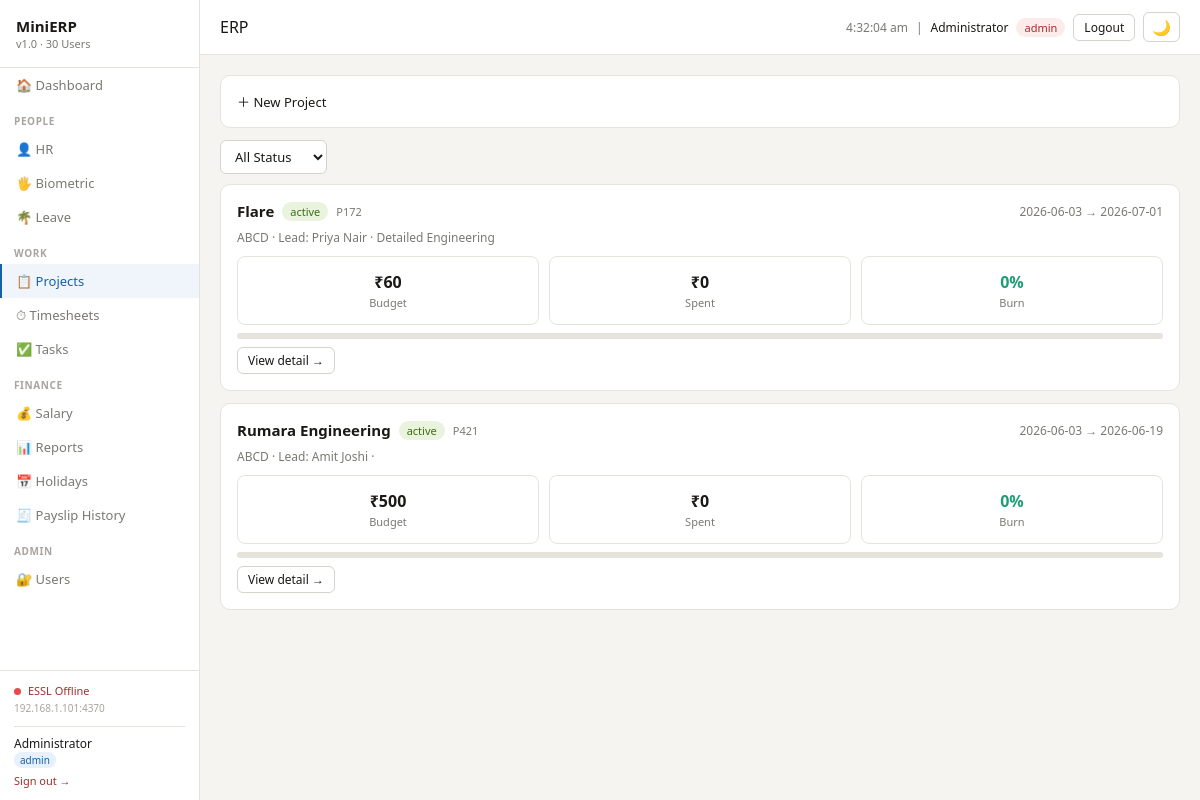
Page /projects/ (signed in) on the committed database.
### tables this page shows
CREATE TABLE users (
        id          INTEGER PRIMARY KEY AUTOINCREMENT,
        username    TEXT UNIQUE NOT NULL,
        password    TEXT NOT NULL,
        full_name   TEXT NOT NULL,
        role        TEXT NOT NULL DEFAULT 'user',
        active      INTEGER DEFAULT 1,
        employee_id INTEGER UNIQUE REFERENCES employees(id)
    , must_change_password INTEGER DEFAULT 0, temp_password TEXT);

CREATE TABLE projects (
        id       TEXT PRIMARY KEY,
        name     TEXT NOT NULL,
        client   TEXT NOT NULL,
        type     TEXT,
        status   TEXT DEFAULT 'active',
        start_date TEXT,
        end_date   TEXT,
        budget   REAL,
        spent    REAL DEFAULT 0,
        lead     TEXT,
        billing_type TEXT DEFAULT 'Fixed price'
    );

### modules/projects.py (the view)
@login_required
@projects_bp.route("/")
def index():
    conn   = get_conn()
    status = request.args.get("status", "")
    sql    = "SELECT * FROM projects"
    params = []
    if status:
        sql += " WHERE status=?"; params.append(status)
    projects  = conn.execute(sql, params).fetchall()
    employees = _all_employees(conn)   # needed for Add Project lead/members dropdowns
    conn.close()
    return render_template("projects.html", projects=projects,
                           employees=employees, status=status)

### modules/auth.py (called while the page is built, shortened)
def load_user(user_id):
    conn = get_conn()
    row = conn.execute(
        "SELECT * FROM users WHERE id=?",
        (user_id,),
    ).fetchone()
    conn.close()
    return User(row) if row and row["active"] else None

@auth_bp.before_app_request
def force_password_change():
    if not current_user.is_authenticated:
        return
    allowed_endpoints = {
        "auth.change_password",
        "auth.logout",
        "static",
    }
    if current_user.must_change_password and request.endpoint not in allowed_endpoints:
        return redirect(url_for("auth.change_password"))

    @property
    def is_admin(self):
        return self.role == "admin"

    @property
    def is_hr(self):
        return self.role in ("admin", "hr")

    def can(self, module):
        if self.role == "admin":
            return True

### modules/db.py (called while the page is built)
def get_conn():
    conn = sqlite3.connect(DB_PATH)
    conn.row_factory = sqlite3.Row
    conn.execute("PRAGMA foreign_keys = ON")
    return conn

### modules/projects.py (called while the page is built)
def _all_employees(conn):
    return conn.execute("SELECT id, name FROM employees WHERE status='active' ORDER BY name").fetchall()

### templates/projects.html (shortened to what this page needs)
{% extends "base.html" %}
{% set active = "projects" %}
{% block content %}
<details class="card" {{ 'open' if show_form }}>
  <summary style="cursor:pointer;font-weight:500;font-size:13px;list-style:none">
    ＋ New Project
  </summary>
</details>
<div class="flex" style="margin-bottom:10px">
  <form method="GET" action="/projects" style="display:flex;gap:6px">
    <select name="status" onchange="this.form.submit()">
      <option value="" {{ 'selected' if not status }}>All Status</option>
    </select>
  </form>
</div>
{% for p in projects %}
<div class="card">
  <div class="flex" style="margin-bottom:8px">
    <a href="/projects/detail/{{ p.id }}" style="font-weight:600;font-size:15px">{{ p.name }}</a>
    <span class="badge {{ 'badge-green' if p.status=='active' else 'badge-amber' if p.status=='on-hold' else 'badge-blue' if p.status=='completed' else 'badge-gray' }}">{{ p.status }}</span>
    <span style="font-size:11px;color:#7A7974">{{ p.id }}</span>
    <span class="ml-auto" style="font-size:12px;color:#7A7974">{{ p.start_date }} → {{ p.end_date }}</span>
  </div>
  <div style="font-size:12px;color:#7A7974;margin-bottom:10px">{{ p.client }} · Lead: {{ p.lead }} · {{ p.type or '' }}</div>
  <div class="metric-grid cols-3" style="margin-bottom:8px">
    <div class="metric"><div class="metric-val" style="font-size:16px">₹{{ "{:,.0f}".format(p.budget) }}</div><div class="metric-lbl">Budget</div></div>
    <div class="metric"><div class="metric-val" style="font-size:16px">₹{{ "{:,.0f}".format(p.spent) }}</div><div class="metric-lbl">Spent</div></div>
    <div class="metric"><div class="metric-val" style="font-size:16px;color:{{ '#A32D2D' if p.budget and (p.spent/p.budget)>0.8 else '#1D9E75' }}">{{ "{:.0f}".format(p.spent/p.budget*100) if p.budget else 0 }}%</div><div class="metric-lbl">Burn</div></div>
  </div>
  {% if p.budget %}
  <div class="progress-bar"><div class="progress-fill" style="width:{{ [p.spent/p.budget*100,100]|min }}%;background:{{ '#E24B4A' if (p.spent/p.budget)>0.8 else '#185FA5' }}"></div></div>
  {% endif %}
  <div class="flex" style="margin-top:8px">
    <a href="/projects/detail/{{ p.id }}" class="btn btn-sm">View detail →</a>
  </div>
</div>
{% else %}
<div class="card" style="text-align:center;color:#7A7974;padding:30px">No projects yet. Add one above.</div>
{% endfor %}
{% endblock %}

### templates/base.html (shortened to what this page needs)
<!DOCTYPE html>
<html lang="en">
<head>
</head>
<body>
<div class="sidebar">
  <div class="logo">MiniERP <span>v1.0 · 30 Users</span></div>
  <nav class="nav">
    <a href="/dashboard" class="{{ 'active' if active=='dashboard' }}">🏠 Dashboard</a>
    <div class="nav-section">People</div>
    <a href="/hr"        class="{{ 'active' if active=='hr' }}">👤 HR</a>
    <a href="/biometric" class="{{ 'active' if active=='biometric' }}">🖐 Biometric</a>
    {% if current_user.can('leave') %}
    <a href="/leave"     class="{{ 'active' if active=='leave' }}">🌴 Leave</a>
    {% endif %}
    <div class="nav-section">Work</div>
    {% if current_user.can('projects') %}
    <a href="/projects"  class="{{ 'active' if active=='projects' }}">📋 Projects</a>
    {% endif %}
    {% if current_user.can('timesheet') %}
    <a href="/timesheet" class="{{ 'active' if active=='timesheet' }}">⏱ Timesheets</a>
    {% endif %}
    {% if current_user.can('tasks') or current_user.is_hr %}
    <a href="/tasks" class="{{ 'active' if active=='tasks' }}">✅ Tasks</a>
    {% endif %}
    <div class="nav-section">Finance</div>
    <a href="/salary"    class="{{ 'active' if active=='salary' }}">💰 Salary</a>
    <a href="/reports"   class="{{ 'active' if active=='reports' }}">📊 Reports</a>
    {% if current_user.is_hr %}
    <a href="/holidays"  class="{{ 'active' if active=='holidays' }}">📅 Holidays</a>
    <a href="/salary/history" class="{{ 'active' if active=='payslip_history' }}">🧾 Payslip History</a>
    {% endif %}
    {% if current_user.is_authenticated and current_user.is_admin %}
    <div class="nav-section">Admin</div>
    <a href="/users"     class="{{ 'active' if active=='users' }}">🔐 Users</a>
    {% endif %}
  </nav>
  <div class="sidebar-footer">
    <div id="essl-status" style="line-height:1.5">
      <span id="essl-dot" class="sync-dot" style="background:#A8A5A0"></span>
      <span id="essl-label" style="font-size:11px;color:var(--text2)">Checking…</span><br>
      <span id="essl-addr" style="font-size:10px;color:var(--text3)"></span>
    </div>
    {% if current_user.is_authenticated %}
    <div style="margin-top:10px;padding-top:8px;border-top:1px solid var(--border)">
      <div style="font-size:12px;color:var(--text);font-weight:500">{{ current_user.full_name }}</div>
      <div style="font-size:11px;color:var(--text2);margin-bottom:6px">
        <span style="background:#E6F1FB;color:#185FA5;padding:1px 6px;border-radius:10px;font-size:10px">{{ current_user.role }}</span>
      </div>
      <a href="/logout" style="font-size:11px;color:#A32D2D">Sign out →</a>
    </div>
    {% endif %}
  </div>
</div>
<div class="main">
  <div class="topbar">
    <h1>{{ title | default("ERP") }}</h1>
    <div class="flex">
      <span style="font-size:12px;color:#7A7974" id="clock"></span>
      {% if current_user.is_authenticated %}
      <span style="font-size:12px;color:#7A7974">|</span>
      <span style="font-size:12px;font-weight:500">{{ current_user.full_name }}</span>
      <span class="badge {{ 'badge-red' if current_user.role=='admin' else 'badge-blue' if current_user.role=='hr' else 'badge-gray' }}">{{ current_user.role }}</span>
      <a href="/logout" class="btn btn-sm" style="font-size:12px">Logout</a>
      {% endif %}
      <button id="theme-toggle" class="btn btn-sm" onclick="toggleDark()" title="Toggle dark mode" style="font-size:15px;padding:4px 8px">🌙</button>
    </div>
  </div>
  <div class="content">
    {% block content %}{% endblock %}
  </div>
</div>
</body>
</html>

### templates/base.html (style rules this page uses)
* { box-sizing:border-box;margin:0;padding:0 }
:root { --bg:#F5F4F0;--bg2:#fff;--bg3:#FAFAF8; --border:#E5E3DC;--border2:#D5D3CB; --text:#1A1916;--text2:#7A7974;--text3:#A8A5A0; --nav-hover:#F5F4F0;--nav-active:#F0F4FB; --row-hover:#FAFAF8;--row-alt:#F5F4F0; --input-bg:#fff; }
body { font-family:Segoe UI,system-ui,sans-serif;background:var(--bg);color:var(--text);font-size:14px;display:flex;height:100vh;overflow:hidden }
a { color:inherit;text-decoration:none }
.sidebar { width:200px;background:var(--bg2);border-right:1px solid var(--border);display:flex;flex-direction:column;flex-shrink:0;height:100vh }
.logo { padding:16px;font-weight:600;font-size:15px;border-bottom:1px solid #E5E3DC }
.logo span { font-size:11px;font-weight:400;color:var(--text2);display:block }
.nav-section { font-size:10px;font-weight:600;color:var(--text3);padding:12px 14px 4px;letter-spacing:.6px;text-transform:uppercase }
.nav a { display:flex;align-items:center;gap:8px;padding:8px 14px;color:var(--text2);font-size:13px;border-left:2px solid transparent }
.nav a.active { background:var(--nav-active);color:#185FA5;font-weight:500;border-left-color:#185FA5 }
.sidebar-footer { padding:12px 14px;border-top:1px solid var(--border);font-size:11px;color:var(--text3);margin-top:auto }
.sync-dot { display:inline-block;width:7px;height:7px;border-radius:50%;background:#A8A5A0;margin-right:4px }
.main { flex:1;display:flex;flex-direction:column;overflow:hidden }
.topbar { padding:12px 20px;background:var(--bg2);border-bottom:1px solid var(--border);display:flex;justify-content:space-between;align-items:center;flex-shrink:0 }
.topbar h1 { font-size:16px;font-weight:500 }
.content { flex:1;overflow-y:auto;padding:20px }
.card { background:var(--bg2);border:1px solid var(--border);border-radius:10px;padding:16px;margin-bottom:12px }
.metric-grid { display:grid;gap:10px;margin-bottom:16px }
.metric-grid.cols-3 { grid-template-columns:repeat(3,1fr) }
.metric { background:var(--bg2);border:1px solid var(--border);border-radius:8px;padding:14px;text-align:center }
.metric-val { font-size:22px;font-weight:600 }
.metric-lbl { font-size:11px;color:var(--text2);margin-top:2px }
.badge { display:inline-flex;align-items:center;padding:2px 8px;border-radius:20px;font-size:11px;font-weight:500 }
.badge-green { background:#EAF3DE;color:#3B6D11 }
.badge-red { background:#FCEBEB;color:#A32D2D }
.btn { padding:6px 14px;border-radius:6px;font-size:13px;cursor:pointer;font-family:inherit;font-weight:500;border:1px solid #D5D3CB;background:#fff;color:#1A1916;display:inline-flex;align-items:center;gap:6px }
.btn-sm { padding:4px 10px;font-size:12px }
input,select,textarea { padding:6px 10px;border:1px solid var(--border2);border-radius:6px;font-family:inherit;font-size:13px;background:var(--input-bg);color:var(--text);outline:none;width:100% }
.progress-bar { height:6px;background:#E5E3DC;border-radius:3px;overflow:hidden;margin:4px 0 }
.flex { display:flex;gap:8px;align-items:center }
.ml-auto { margin-left:auto }

### rows in the picture
users: full_name "Administrator", role "admin"
projects: name "Flare", status "active", id "P172", start_date "2026-06-03", end_date "2026-07-01", client "ABCD", lead "Priya Nair", type "Detailed Engineering", budget "60", spent "0", budget+spent "0"
projects: name "Rumara Engineering", status "active", id "P421", start_date "2026-06-03", end_date "2026-06-19", client "ABCD", lead "Amit Joshi", budget "500", spent "0", budget+spent "0"

### other values in the picture
{{ title | default("ERP") }} "ERP"
